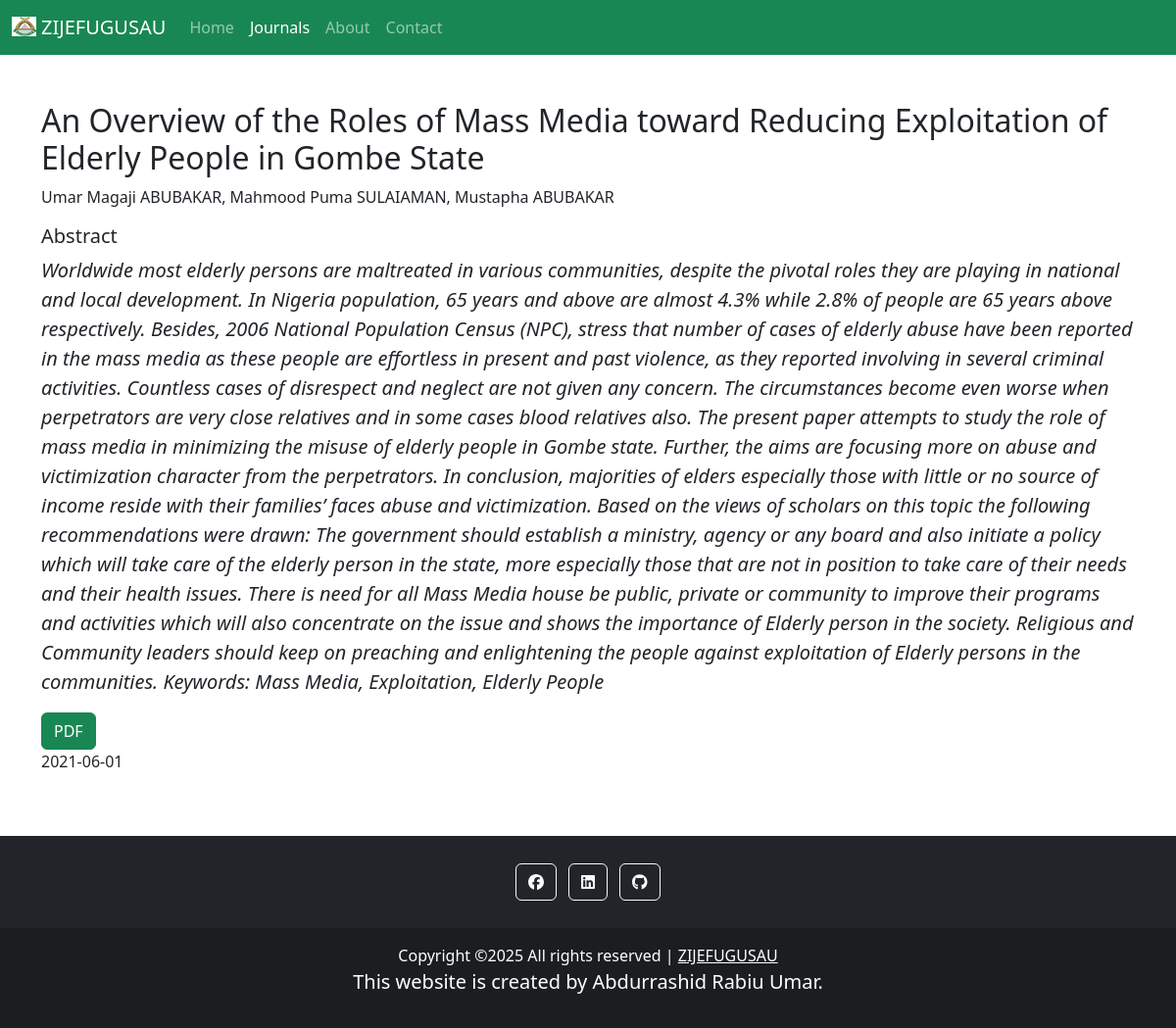
The app's page /read_article16.php with its own data.
### tables this page shows
CREATE TABLE `articles` (
  `id` int(11) NOT NULL,
  `journals_id` int(11) NOT NULL,
  `author_name` varchar(300) NOT NULL,
  `article_name` varchar(300) NOT NULL,
  `abstract` text NOT NULL,
  `visible` tinyint(1) NOT NULL,
  `date` date NOT NULL,
  `pdf` varchar(300) NOT NULL
);

### read_article16.php (the view, shortened to what this page needs)
<?php
    require 'includes/connection.php';
?>
<!DOCTYPE html>
<html>
<head>
    <link rel='stylesheet' type='text/css' media='screen' href='css/styles.css'>
    <link rel='stylesheet' type='text/css' media='screen' href='css/bootstrap.css'>
    <link rel='stylesheet' type='text/css' media='screen' href='css/bootstrap.min.css'>
    <link rel='stylesheet' type='text/css' media='screen' href='fontawesome-free-6.2.0-web/css/all.css'>
    <link rel='stylesheet' type='text/css' media='screen' href='fontawesome-free-6.2.0-web/css/all.min.css'>
</head>
<body>
    <nav class="navbar navbar-dark bg-success navbar-expand-sm">
        <div class="container-fluid">
        <a class="navbar-brand" href="https://www.zijefugusau.com.ng"><img src="img/favicon.ico" alt=""style="height: 20px; width: 25px; margin-bottom: 5px; margin-right: 5px;">ZIJEFUGUSAU</a>
            <div class="collapse navbar-collapse" id="navbarNav">
                <ul class="navbar-nav">
                    <li class="nav-item">
                        <a class="nav-link" aria-current="page" href="index.php">Home</a>
                    </li>
                    <li class="nav-item">
                        <a class="nav-link active" aria-current="page" href="journals.php">Journals</a>
                    </li>
                    <li class="nav-item">
                        <a class="nav-link" aria-current="page" href="about.php">About</a>
                    </li>
                    <li class="nav-item">
                        <a class="nav-link" aria-current="page" href="contact.php">Contact</a>
                    </li>
                </ul>
            </div>
        </div>
    </nav>
    <div class="container mt-5 mb-5">
        <?php
            $query = "SELECT * FROM articles WHERE id = 16";
            $result = mysqli_query($conn, $query);
            while ($row = mysqli_fetch_assoc($result)){
                echo "<div class='row'>";
                    echo "<div class='col'>";
                        echo "<h2>{$row['article_name']}</h2>";
                        echo "<p>{$row['author_name']}</p>";
                        echo "<p class='h5'>Abstract</p>";
                        echo "<p class='lead fst-italic'>{$row['abstract']}</p>";
                        echo "<a href='pdf/{$row['pdf']}' class='btn btn-success'>PDF</a>";
                        echo "<p>{$row['date']}</p>";
                    echo "</div>";
                echo "</div>";
            }
        ?>
    </div>
    <footer class="bg-dark text-center text-white">
        <div class="container p-4 pb-0">
            <section class="mb-4">
            <a class="btn btn-outline-light btn-floating m-1" href="https://web.facebook.com/abdurrashid.rabiuumar.94" role="button">
                <i class="fab fa-facebook"></i>
            </a>
            <a class="btn btn-outline-light btn-floating m-1" href="https://www.linkedin.com/in/abdurrashid-rabiu-886220208/" role="button">
                <i class="fab fa-linkedin"></i>
            </a>
            <a class="btn btn-outline-light btn-floating m-1" href="https://github.com/Abdurrashid-Rabiu" role="button">
                <i class="fab fa-github"></i>
            </a>
            </section>
        </div>
        <div class="text-center p-3" style="background-color: rgba(0, 0, 0, 0.2);">
            Copyright &copy;<script>document.write(new Date().getFullYear());</script> All rights reserved | <a class="text-white" href="https://www.zijefugusau.com.ng">ZIJEFUGUSAU</a>
            <p class="lead">This website is created by Abdurrashid Rabiu Umar.</p>
        </div>
    </footer>
</body>
</html>

### css/styles.css (style rules this page uses)
img { height: 300px; width: 300px; }

### records on screen
articles: article_name "An Overview of the Roles of Mass Media toward Reducing Exploitation of Elderly People in Gombe State", author_name "Umar Magaji ABUBAKAR, Mahmood Puma SULAIAMAN, Mustapha ABUBAKAR", abstract "Worldwide most elderly persons are maltreated in various communities, despite the pivotal roles they are playing in national and local development. In Nigeria population, 65 years and above are almost 4.3% while 2.8% of people are 65 years above respectively. Besides, 2006 National Population Census (NPC), stress that number of cases of elderly abuse have been reported in the mass media as these people are effortless in present and past violence, as they reported involving in several criminal activities. Countless cases of disrespect and neglect are not given any concern. The circumstances become even worse when perpetrators are very close relatives and in some cases blood relatives also.…", date "2021-06-01"
